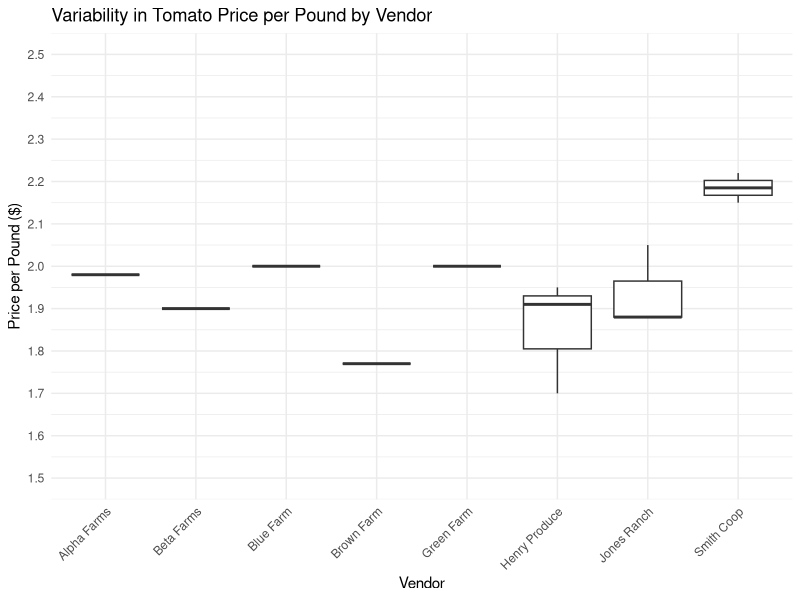
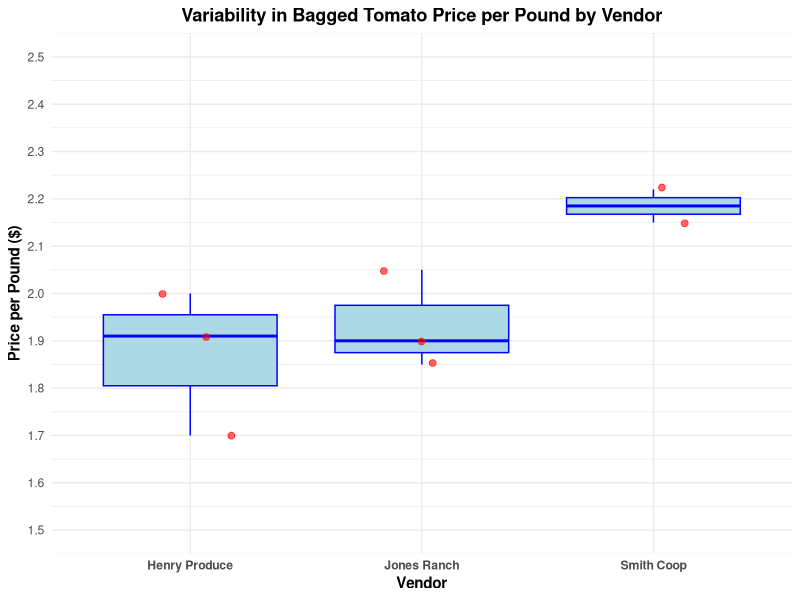

The R source for these figures, in order:
## ---- chunk 1
# Load required library
library(ggplot2)

# Create the data frame
data <- data.frame(
  Vendor = c(rep("Alpha Farms", 1), rep("Beta Farms", 1), rep("Green Farm", 1), 
             rep("Blue Farm", 1), rep("Brown Farm", 1), rep("Smith Coop", 2), 
             rep("Jones Ranch", 3), rep("Henry Produce", 3)),
  PricePerPound = c(1.98, 1.90, 2.00, 2.00, 1.77, 2.15, 2.22, 1.88, 1.88, 2.05, 1.70, 1.95, 1.91)
)

# Create the box plot
ggplot(data, aes(x = Vendor, y = PricePerPound)) +
  geom_boxplot() +
  theme_minimal() +
  theme(axis.text.x = element_text(angle = 45, hjust = 1)) +
  labs(title = "Variability in Tomato Price per Pound by Vendor",
       x = "Vendor",
       y = "Price per Pound ($)") +
  scale_y_continuous(limits = c(1.5, 2.5), breaks = seq(1.5, 2.5, 0.1))

# Save the plot (optional)
# ggsave("tomato_price_boxplot.png", width = 10, height = 6, dpi = 300)
## ---- chunk 2
# Load required library
library(ggplot2)

# Create the data frame for bagged tomato vendors only
data <- data.frame(
  Vendor = c(rep("Smith Coop", 2), rep("Jones Ranch", 3), rep("Henry Produce", 3)),
  PricePerPound = c(2.15, 2.22, 1.90, 1.85, 2.05, 1.70, 2.00, 1.91)
)

# Create the box plot
ggplot(data, aes(x = Vendor, y = PricePerPound)) +
  geom_boxplot(fill = "lightblue", color = "blue") +
  geom_jitter(color = "red", size = 2, alpha = 0.6, width = 0.2) +
  theme_minimal() +
  theme(axis.text.x = element_text(angle = 0, hjust = 0.5, face = "bold"),
        axis.title = element_text(face = "bold"),
        plot.title = element_text(hjust = 0.5, face = "bold")) +
  labs(title = "Variability in Bagged Tomato Price per Pound by Vendor",
       x = "Vendor",
       y = "Price per Pound ($)") +
  scale_y_continuous(limits = c(1.5, 2.5), breaks = seq(1.5, 2.5, 0.1))

# Save the plot (optional)
# ggsave("bagged_tomato_price_boxplot.png", width = 8, height = 6, dpi = 300)
